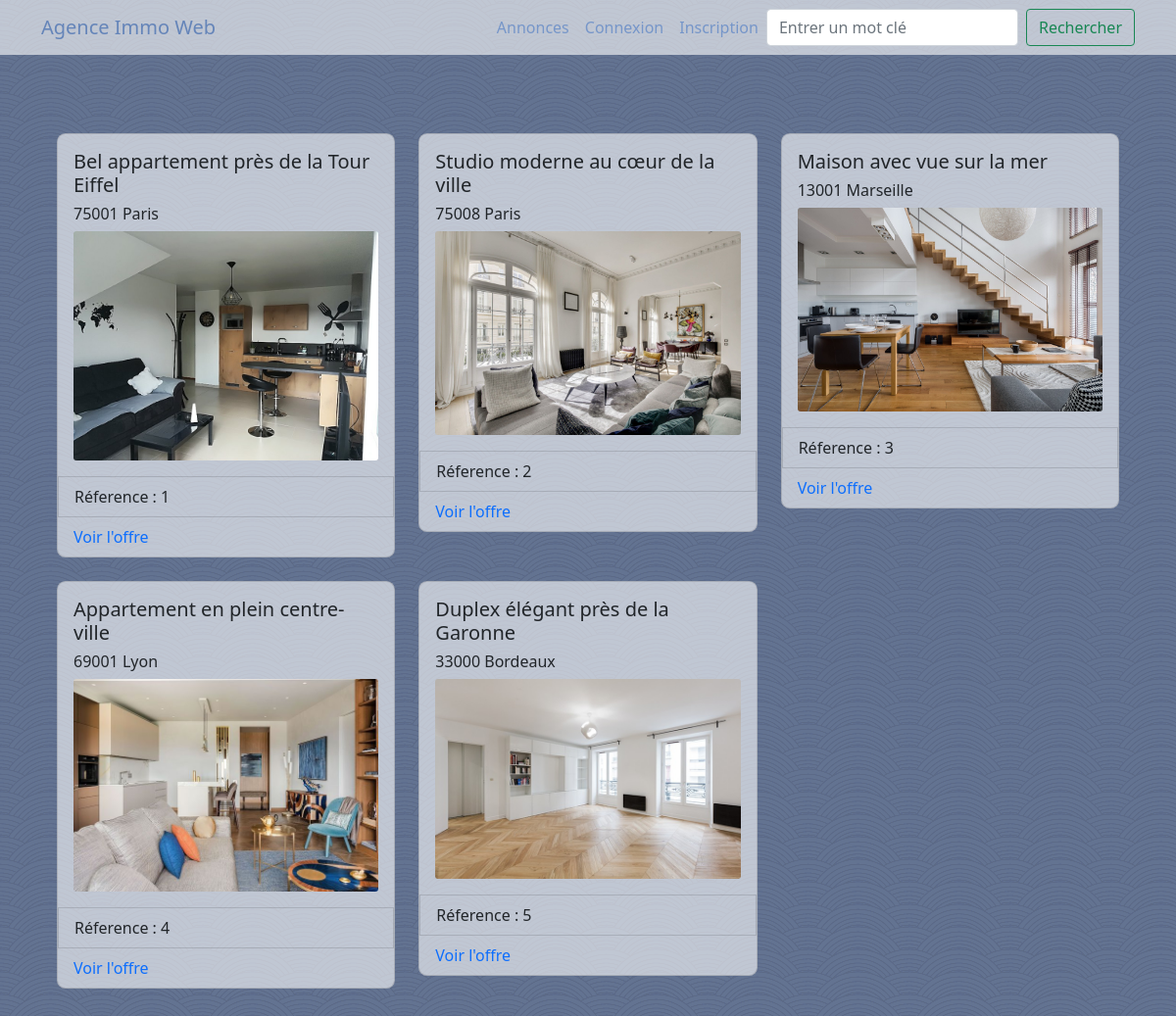
The page / on the database its author committed.
### tables this page shows
CREATE TABLE IF NOT EXISTS `logement` (
  `id` int(11) NOT NULL AUTO_INCREMENT,
  `rue` varchar(200) NOT NULL,
  `codePostal` varchar(10) NOT NULL,
  `ville` varchar(150) NOT NULL,
  `description` varchar(255) NOT NULL,
  `idUtilisateur` int(11) DEFAULT NULL,
  PRIMARY KEY (`id`),
  KEY `Logement_Utilisateur_FK` (`idUtilisateur`)
);

### control/controleur.php (called while the page is built, shortened)
<?php
class Controleur {
    public function accueil() {
        $lesAnnonces = (new Annonce)->recupererAnnonces(0, 5);
        (new vue)->accueil($lesAnnonces);
    }
}
?>

### model/annonce.php (called while the page is built, shortened)
<?php
Class annonce{
    private $pdo;
    public function __construct(){
        $config=parse_ini_file("config.ini");
        try{
            $this->pdo = new \PDO("mysql:host=".$config["host"].";dbname=".$config["database"].";charset=utf8", $config["user"], $config["password"]);
		} catch(Exception $e) {
		    echo $e->getMessage();
		}
	}
    public function recupererAnnonces($nb1 = null, $nb2 = null){
        $sql = "SELECT Logement.id AS id, rue, codePostal, ville, description, idUtilisateur, COUNT(Piece.id) AS nbPieces, SUM(surface) AS surfaceTotal, Photo.lien AS lienPhoto
                FROM Logement
                INNER JOIN Piece ON Logement.id = Piece.idLogement
                INNER JOIN Photo ON Logement.id = Photo.idLogement
                WHERE Logement.id IN (SELECT idLogement FROM disponibilite)
                GROUP BY Logement.id ";
        $req = $this->pdo->prepare($sql);
        $res = $req->execute();
        $lesAnnonces = $req->fetchAll();
        return $lesAnnonces;
    }
}
?>

### view/vue.php (the view, shortened to what this page needs)
<?php
class Vue {
    public function entete() {
        echo '
        <!DOCTYPE html>
        <html lang="en">
        <head>
            <meta charset="UTF-8">
            <meta http-equiv="X-UA-Compatible" content="IE=edge">
            <meta name="viewport" content="width=device-width, initial-scale=1.0">
            <link href="css/bootstrap.css" rel="stylesheet">
            <style>
                body {
                    background-image: url("view/image-4o0ualio.png");
                    background-repeat: repeat;
                }
            </style>
            <title>Document</title>
        </head>
        <body>
          <nav class="navbar navbar-expand-lg navbar-dark bg-dark fixed-top">
            <div class="container">
              <a class="navbar-brand" href="index.php">Agence Immo Web</a>
              <button class="navbar-toggler" type="button" data-bs-toggle="collapse" data-bs-target="#navbarNav" aria-controls="navbarNav" aria-expanded="false" aria-label="Toggle navigation">
                <span class="navbar-toggler-icon"></span>
              </button>
              <div class="collapse navbar-collapse" id="navbarNav">
                <ul class="navbar-nav ms-auto">
                  <li class="nav-item">
                    <a class="nav-link" href="index.php?action=annonce">Annonces</a>
                  </li>';
                  if (isset($_SESSION['estconnecte'])) {
                    echo '
                      <li class="nav-item">
                        <a class="nav-link" href="index.php?action=logout">Déconnexion</a>
                      </li>';
                    } else {
                        echo '
                        <li class="nav-item">
                          <a class="nav-link" href="index.php?action=connexion">Connexion</a>
                        </li>';
                    }
                    echo '
                    <li class="nav-item">
                      <a class="nav-link" href="index.php?action=inscription&id=1">Inscription</a>
                    </li>
                </ul>
                  <form method="GET" class="d-flex" role="search">
                    <input class="form-control me-2" type="search" placeholder="Entrer un mot clé" aria-label="Search" name="barRecherche">
                    <button class="btn btn-outline-success" type="submit" name="btnRecherche">Rechercher</button>
                  </form>
              </div>
            </div>
          </nav>';
    }
    public function accueil($lesAnnonces, $message = null) {
        $this->entete();
        echo '
              <div class="container d-flex justify-content-center main-content">
                <div class="container-fluid bg-trasparent my-4 p-3" style="position: relative;">
                  <div class="row">';
                    foreach ($lesAnnonces as $annonce) {
                        echo '
                        <div class="col-md-4 mb-4">
                          <div class="card carte">
                            <div class="card-body">
                              <h5 class="card-text">' . $annonce["description"] . '</h5>
                              <h6 class="card-text">'.$annonce["codePostal"]." ".$annonce["ville"]. '</h6>
                              <img class="card-img" src="./images/'.$annonce["lienPhoto"].'" alt="Card image cap">
                            </div>
                            <li class="list-group-item">Réference : ' . $annonce["id"] . '</li>
                            <a class="nav-link" href="index.php?action=demandeReservation&id='.$annonce["id"].'">Voir l\'offre</a>
                          </div>
                        </div>';
        }
        echo '</div></div></div>';
        $this->fin();
    }
  public function fin(){
    echo "
        </body>
        </html>";
  }
}
?>

### index.php (shortened to what this page needs)
<?php
$config = parse_ini_file("config.ini");
try {
	$pdo = new \PDO("mysql:host=".$config["host"].";dbname=".$config["database"].";charset=utf8", $config["user"], $config["password"]);
} catch(Exception $e) {
	echo "<h1>Erreur de connexion à la base de données :</h1>";
	echo $e->getMessage();
	exit;
}
require("control/controleur.php");
require("view/vue.php");
require("model/annonce.php");
if(isset($_GET["action"])){
    switch($_GET["action"]){
        case "accueil":
            (new controleur)->accueil();
            break;
        case "connexion":
            (new controleur)->connexion();
            break;
        case "inscription":
            (new controleur)->inscription();
            break;
        case "accesProprietaire":
            (new controleur)->accesProprietaire();
            break;
        case "recherche":
            (new controleur)->recherche();
            break;
        case "ajoutDisponibilite":
            (new controleur)->ajoutDisponibilite();
            break;
        case "demandeReservation":
            (new controleur)->demandeReservation();
            break;
        case "logout":
            (new controleur)->logout();
            (new controleur)->accueil();
            break;
        default:
            (new controleur)->erreur404();
            break;
    }
}else{
    (new controleur)->accueil();
}
?>

### view/vue.php (style rules this page uses)
body { background-image: url("view/image-4o0ualio.png"); background-repeat: repeat; }

### rows shown on the page
logement: description "Bel appartement près de la Tour Eiffel", codePostal "75001", ville "Paris", shows a picture, id "1"
logement: description "Studio moderne au cœur de la ville", codePostal "75008", ville "Paris", shows a picture, id "2"
logement: description "Maison avec vue sur la mer", codePostal "13001", ville "Marseille", shows a picture, id "3"
logement: description "Appartement en plein centre-ville", codePostal "69001", ville "Lyon", shows a picture, id "4"
logement: description "Duplex élégant près de la Garonne", codePostal "33000", ville "Bordeaux", shows a picture, id "5"
